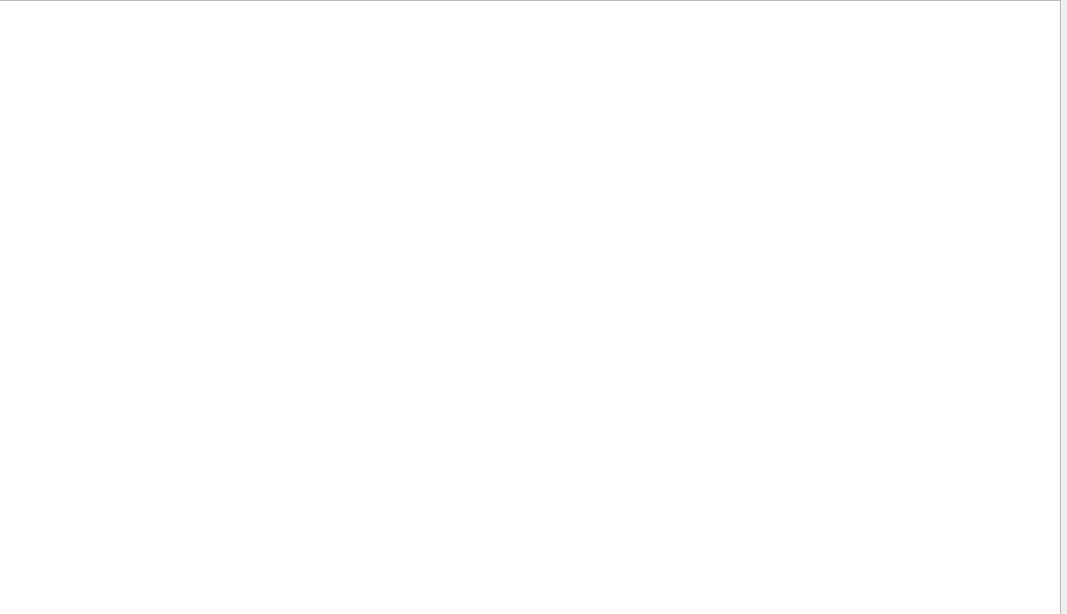
<?xml version="1.0" encoding="UTF-8"?>
<ui version="4.0">
 <class>Form</class>
 <widget class="QWidget" name="Form">
  <property name="geometry">
   <rect>
    <x>0</x>
    <y>0</y>
    <width>1067</width>
    <height>614</height>
   </rect>
  </property>
  <property name="windowTitle">
   <string>Form</string>
  </property>
  <widget class="QTableWidget" name="tableWidget">
   <property name="geometry">
    <rect>
     <x>-10</x>
     <y>0</y>
     <width>1071</width>
     <height>651</height>
    </rect>
   </property>
  </widget>
 </widget>
 <resources/>
 <connections/>
</ui>
